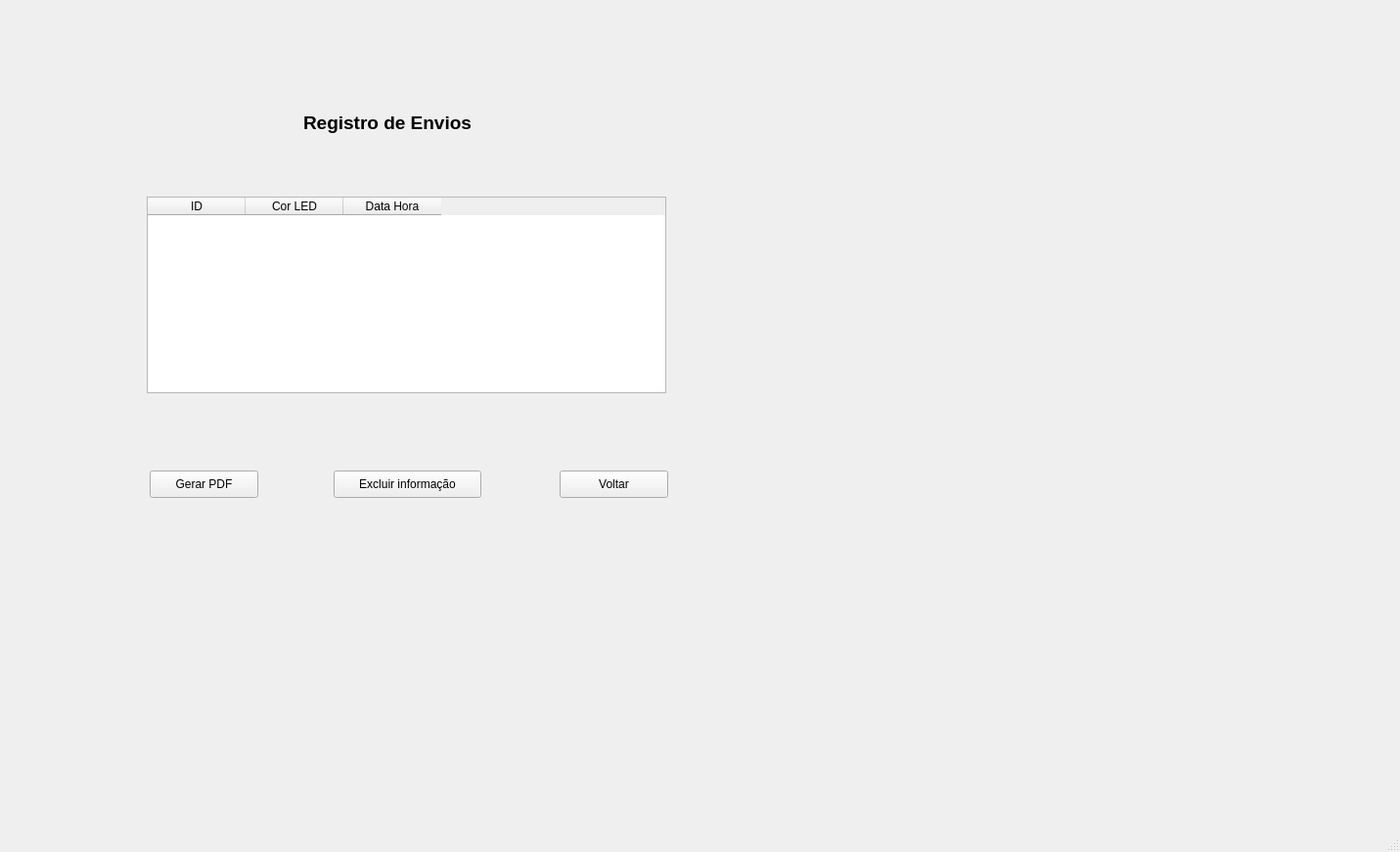
<?xml version="1.0" encoding="UTF-8"?>
<ui version="4.0">
 <class>MainWindow</class>
 <widget class="QMainWindow" name="MainWindow">
  <property name="geometry">
   <rect>
    <x>0</x>
    <y>0</y>
    <width>1431</width>
    <height>871</height>
   </rect>
  </property>
  <property name="windowTitle">
   <string>MainWindow</string>
  </property>
  <widget class="QWidget" name="centralwidget">
   <widget class="QTableWidget" name="tableWidget">
    <property name="geometry">
     <rect>
      <x>150</x>
      <y>201</y>
      <width>531</width>
      <height>201</height>
     </rect>
    </property>
    <column>
     <property name="text">
      <string>ID</string>
     </property>
    </column>
    <column>
     <property name="text">
      <string>Cor LED</string>
     </property>
    </column>
    <column>
     <property name="text">
      <string>Data Hora</string>
     </property>
    </column>
   </widget>
   <widget class="QLabel" name="label">
    <property name="geometry">
     <rect>
      <x>310</x>
      <y>100</y>
      <width>221</width>
      <height>51</height>
     </rect>
    </property>
    <property name="font">
     <font>
      <family>Arial</family>
      <pointsize>14</pointsize>
      <weight>75</weight>
      <bold>true</bold>
     </font>
    </property>
    <property name="text">
     <string>Registro de Envios</string>
    </property>
   </widget>
   <widget class="QPushButton" name="pushButton">
    <property name="geometry">
     <rect>
      <x>153</x>
      <y>481</y>
      <width>111</width>
      <height>28</height>
     </rect>
    </property>
    <property name="text">
     <string>Gerar PDF</string>
    </property>
   </widget>
   <widget class="QPushButton" name="pushButton_2">
    <property name="geometry">
     <rect>
      <x>341</x>
      <y>481</y>
      <width>151</width>
      <height>28</height>
     </rect>
    </property>
    <property name="text">
     <string>Excluir informação</string>
    </property>
   </widget>
   <widget class="QPushButton" name="pushButton_3">
    <property name="geometry">
     <rect>
      <x>572</x>
      <y>481</y>
      <width>111</width>
      <height>28</height>
     </rect>
    </property>
    <property name="text">
     <string>Voltar</string>
    </property>
   </widget>
  </widget>
  <widget class="QMenuBar" name="menubar">
   <property name="geometry">
    <rect>
     <x>0</x>
     <y>0</y>
     <width>1431</width>
     <height>26</height>
    </rect>
   </property>
  </widget>
  <widget class="QStatusBar" name="statusbar"/>
 </widget>
 <resources/>
 <connections/>
</ui>
